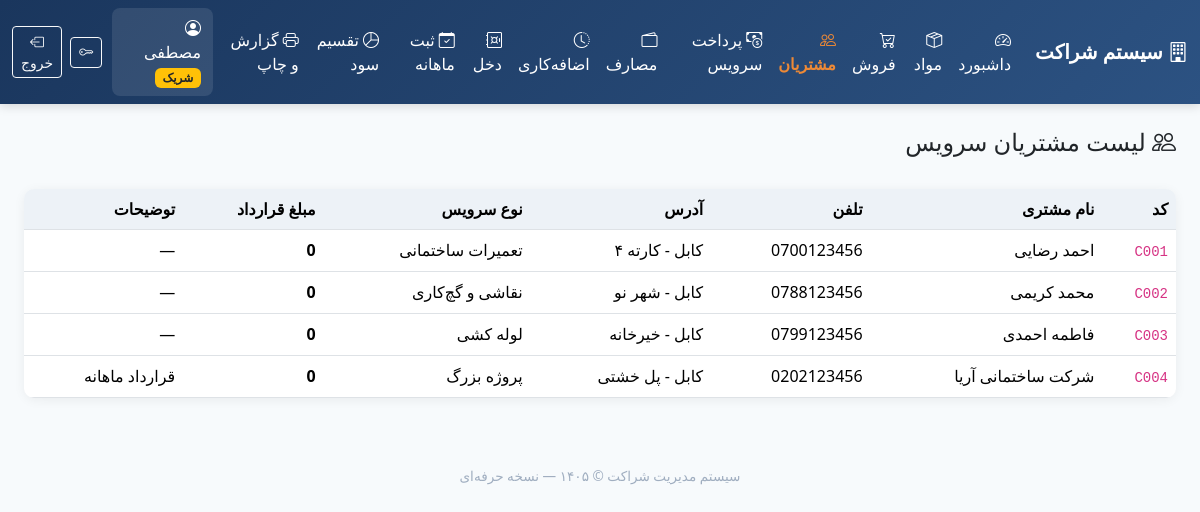
Screenshot of /customers (signed in) with the database file from the repository.
### tables this page shows
CREATE TABLE users (
            id INTEGER PRIMARY KEY AUTOINCREMENT,
            username TEXT UNIQUE NOT NULL,
            password_hash TEXT NOT NULL,
            full_name TEXT NOT NULL,
            role TEXT NOT NULL CHECK(role IN ('admin', 'partner')),
            partner_code TEXT,
            photo TEXT,
            is_active INTEGER DEFAULT 1,
            created_at TEXT DEFAULT CURRENT_TIMESTAMP
        );

CREATE TABLE customers (
            id INTEGER PRIMARY KEY AUTOINCREMENT,
            code TEXT UNIQUE NOT NULL,
            name TEXT NOT NULL,
            phone TEXT,
            address TEXT,
            service_type TEXT,
            notes TEXT,
            is_active INTEGER DEFAULT 1,
            created_at TEXT DEFAULT CURRENT_TIMESTAMP
        );

### app.py (the view)
@app.route("/customers")
@login_required
def customers():
    conn = get_db()
    customers = conn.execute("SELECT * FROM customers WHERE is_active=1 ORDER BY code").fetchall()
    conn.close()
    return render_template("customers.html", customers=customers)

### app.py (called while the page is built, shortened)
def get_db():
    conn = sqlite3.connect(DB_PATH)
    conn.row_factory = sqlite3.Row
    try:
        conn.execute("PRAGMA foreign_keys = ON")
    except Exception:
        pass
    return conn

@login_manager.user_loader
def load_user(user_id):
    conn = get_db()
    row = conn.execute("SELECT * FROM users WHERE id = ?", (user_id,)).fetchone()
    conn.close()
    if row and row["is_active"]:
        return User(row["id"], row["username"], row["full_name"], row["role"], row["partner_code"], row["is_active"])
    return None

    @property
    def is_active(self):
        return self._active

    @property
    def is_admin(self):
        return self.role == "admin"

### templates/customers.html (shortened to what this page needs)
{% extends "base.html" %}
{% block content %}
<div class="d-flex justify-content-between align-items-center mb-4">
    <h4><i class="bi bi-people"></i> لیست مشتریان سرویس</h4>
</div>
<div class="card">
    <div class="card-body p-0">
        <div class="table-responsive">
            <table class="table table-hover mb-0">
                <thead>
                    <tr>
                        <th>کد</th>
                        <th>نام مشتری</th>
                        <th>تلفن</th>
                        <th>آدرس</th>
                        <th>نوع سرویس</th>
                        <th>مبلغ قرارداد</th>
                        <th>توضیحات</th>
                    </tr>
                </thead>
                <tbody>
                    {% for c in customers %}
                    <tr>
                        <td><code>{{ c.code }}</code></td>
                        <td>{{ c.name }}</td>
                        <td>{{ c.phone or '—' }}</td>
                        <td>{{ c.address or '—' }}</td>
                        <td>{{ c.service_type or '—' }}</td>
                        <td class="fw-bold">{{ "{:,.0f}".format(c.amount or 0) }}</td>
                        <td>{{ c.notes or '—' }}</td>
                    </tr>
                    {% else %}
                    <tr><td colspan="8" class="text-center text-muted py-4">مشتری‌ای ثبت نشده</td></tr>
                    {% endfor %}
                </tbody>
            </table>
        </div>
    </div>
</div>
{% endblock %}

### templates/base.html (shortened to what this page needs)
<!DOCTYPE html>
<html lang="fa" dir="rtl">
<head>
    <link href="https://cdn.jsdelivr.net/npm/bootstrap@5.3.3/dist/css/bootstrap.rtl.min.css" rel="stylesheet">
    <link href="https://cdn.jsdelivr.net/npm/bootstrap-icons@1.11.3/font/bootstrap-icons.min.css" rel="stylesheet">
</head>
<body>
    {% if current_user.is_authenticated %}
    <nav class="navbar navbar-expand-lg navbar-dark sticky-top">
        <div class="container-fluid">
            <a class="navbar-brand fw-bold" href="{{ url_for('dashboard') }}">
                <i class="bi bi-building"></i> سیستم شراکت
            </a>
            <div class="collapse navbar-collapse" id="nav">
                <ul class="navbar-nav me-auto mb-2 mb-lg-0">
                    <li class="nav-item">
                        <a class="nav-link {% if request.endpoint == 'dashboard' %}active{% endif %}" href="{{ url_for('dashboard') }}">
                            <i class="bi bi-speedometer2"></i> داشبورد
                        </a>
                    </li>
                    <li class="nav-item">
                        <a class="nav-link {% if request.endpoint == 'products' %}active{% endif %}" href="{{ url_for('products') }}">
                            <i class="bi bi-box-seam"></i> مواد
                        </a>
                    </li>
                    <li class="nav-item">
                        <a class="nav-link {% if request.endpoint == 'sales' %}active{% endif %}" href="{{ url_for('sales') }}">
                            <i class="bi bi-cart-check"></i> فروش
                        </a>
                    </li>
                    <li class="nav-item">
                        <a class="nav-link {% if request.endpoint == 'customers' %}active{% endif %}" href="{{ url_for('customers') }}">
                            <i class="bi bi-people"></i> مشتریان
                        </a>
                    </li>
                    <li class="nav-item">
                        <a class="nav-link {% if request.endpoint == 'payments' %}active{% endif %}" href="{{ url_for('payments') }}">
                            <i class="bi bi-cash-coin"></i> پرداخت سرویس
                        </a>
                    </li>
                    <li class="nav-item">
                        <a class="nav-link {% if request.endpoint == 'expenses' %}active{% endif %}" href="{{ url_for('expenses') }}">
                            <i class="bi bi-wallet2"></i> مصارف
                        </a>
                    </li>
                    <li class="nav-item">
                        <a class="nav-link {% if request.endpoint == 'overtime' %}active{% endif %}" href="{{ url_for('overtime') }}">
                            <i class="bi bi-clock-history"></i> اضافه‌کاری
                        </a>
                    </li>
                    <li class="nav-item">
                        <a class="nav-link {% if request.endpoint == 'cash' %}active{% endif %}" href="{{ url_for('cash') }}">
                            <i class="bi bi-safe"></i> دخل
                        </a>
                    </li>
                    <li class="nav-item">
                        <a class="nav-link {% if request.endpoint == 'monthly' %}active{% endif %}" href="{{ url_for('monthly') }}">
                            <i class="bi bi-calendar-check"></i> ثبت ماهانه
                        </a>
                    </li>
                    <li class="nav-item">
                        <a class="nav-link {% if request.endpoint == 'profit' %}active{% endif %}" href="{{ url_for('profit') }}">
                            <i class="bi bi-pie-chart"></i> تقسیم سود
                        </a>
                    </li>
                    <li class="nav-item">
                        <a class="nav-link {% if request.endpoint == 'reports' %}active{% endif %}" href="{{ url_for('reports') }}">
                            <i class="bi bi-printer"></i> گزارش و چاپ
                        </a>
                    </li>
                </ul>
                <div class="d-flex align-items-center text-white">
                    <div class="sidebar-user">
                        <i class="bi bi-person-circle"></i>
                        {{ current_user.full_name }}
                        <span class="badge bg-warning text-dark badge-role">{{ 'ادمین' if current_user.is_admin else 'شریک' }}</span>
                    </div>
                    <a href="{{ url_for('change_password') }}" class="btn btn-sm btn-outline-light me-2" title="تغییر رمز">
                        <i class="bi bi-key"></i>
                    </a>
                    <a href="{{ url_for('logout') }}" class="btn btn-sm btn-outline-light">
                        <i class="bi bi-box-arrow-left"></i> خروج
                    </a>
                </div>
            </div>
        </div>
    </nav>
    {% endif %}
    <main class="container-fluid py-4 px-3 px-md-4">
        {% block content %}{% endblock %}
    </main>
    <footer>
        سیستم مدیریت شراکت &copy; ۱۴۰۵ — نسخه حرفه‌ای
    </footer>
</body>
</html>

### templates/base.html (style rules this page uses)
:root { --primary: #1a365d; --primary-light: #2c5282; --accent: #ed8936; --success: #38a169; --bg: #f7fafc; }
body { font-family: 'Tahoma', 'Segoe UI', Tahoma, sans-serif; background: var(--bg); min-height: 100vh; }
.navbar { background: linear-gradient(135deg, var(--primary), var(--primary-light)) !important; box-shadow: 0 2px 10px rgba(0,0,0,0.15); }
.navbar-brand, .nav-link { color: #fff !important; }
.nav-link.active { color: var(--accent) !important; font-weight: bold; }
.card { border: none; border-radius: 12px; box-shadow: 0 2px 12px rgba(0,0,0,0.06); margin-bottom: 1.25rem; }
.table th { background: #edf2f7; font-weight: 600; white-space: nowrap; }
.badge-role { font-size: 0.75rem; }
.sidebar-user { background: rgba(255,255,255,0.1); border-radius: 8px; padding: 8px 12px; margin-left: 10px; }
footer { text-align: center; padding: 1.5rem; color: #a0aec0; font-size: 0.85rem; }
.table-responsive { border-radius: 10px; }

### rows the page displays
users: full_name "مصطفی"
customers: code "C001", name "احمد رضایی", phone "0700123456", address "کابل - کارته ۴", service_type "تعمیرات ساختمانی", amount "0", notes "—"
customers: code "C002", name "محمد کریمی", phone "0788123456", address "کابل - شهر نو", service_type "نقاشی و گچ‌کاری", amount "0", notes "—"
customers: code "C003", name "فاطمه احمدی", phone "0799123456", address "کابل - خیرخانه", service_type "لوله کشی", amount "0", notes "—"
customers: code "C004", name "شرکت ساختمانی آریا", phone "0202123456", address "کابل - پل خشتی", service_type "پروژه بزرگ", amount "0", notes "قرارداد ماهانه"

### other values shown
{{ 'ادمین' if current_user.is_admin else 'شریک' }} "شریک"
